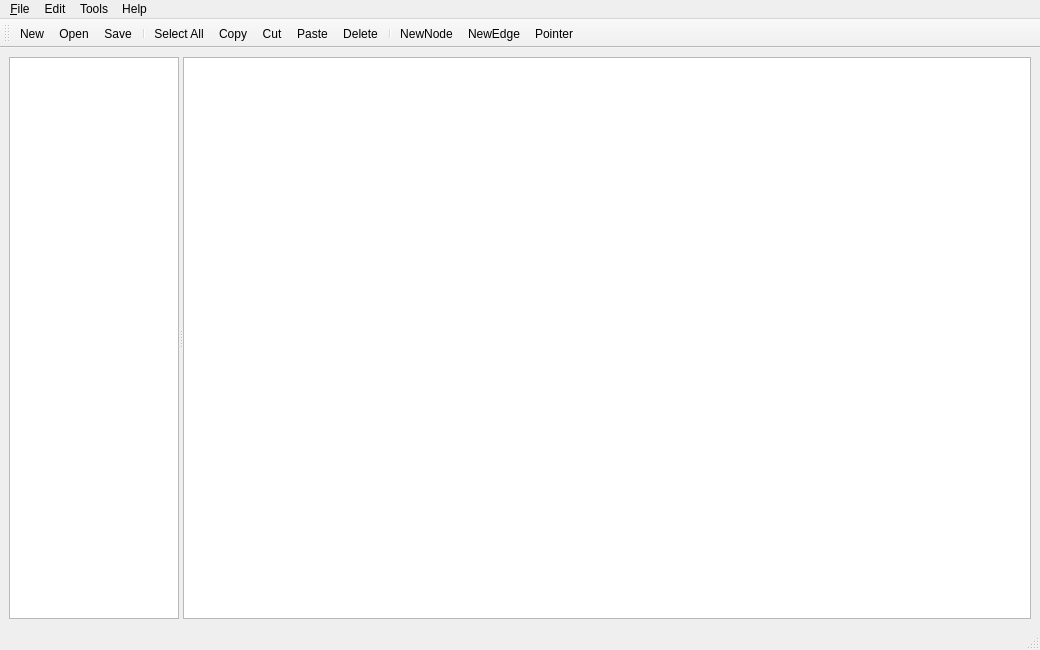
<?xml version="1.0" encoding="UTF-8"?>
<ui version="4.0">
 <class>MainWindow</class>
 <widget class="QMainWindow" name="MainWindow">
  <property name="geometry">
   <rect>
    <x>0</x>
    <y>0</y>
    <width>1040</width>
    <height>650</height>
   </rect>
  </property>
  <property name="windowTitle">
   <string>MainWindow</string>
  </property>
  <widget class="QWidget" name="centralwidget">
   <layout class="QHBoxLayout" name="horizontalLayout">
    <item>
     <widget class="QSplitter" name="splitter">
      <property name="sizePolicy">
       <sizepolicy hsizetype="Expanding" vsizetype="Preferred">
        <horstretch>1</horstretch>
        <verstretch>0</verstretch>
       </sizepolicy>
      </property>
      <property name="orientation">
       <enum>Qt::Orientation::Horizontal</enum>
      </property>
      <widget class="QListWidget" name="listWidget">
       <property name="sizePolicy">
        <sizepolicy hsizetype="Expanding" vsizetype="Expanding">
         <horstretch>1</horstretch>
         <verstretch>0</verstretch>
        </sizepolicy>
       </property>
       <property name="minimumSize">
        <size>
         <width>100</width>
         <height>0</height>
        </size>
       </property>
       <property name="baseSize">
        <size>
         <width>100</width>
         <height>0</height>
        </size>
       </property>
       <property name="focusPolicy">
        <enum>Qt::FocusPolicy::WheelFocus</enum>
       </property>
       <property name="alternatingRowColors">
        <bool>true</bool>
       </property>
       <property name="selectionMode">
        <enum>QAbstractItemView::SelectionMode::SingleSelection</enum>
       </property>
       <property name="isWrapping" stdset="0">
        <bool>true</bool>
       </property>
      </widget>
      <widget class="QGraphicsView" name="graphicsView">
       <property name="sizePolicy">
        <sizepolicy hsizetype="Expanding" vsizetype="Expanding">
         <horstretch>5</horstretch>
         <verstretch>0</verstretch>
        </sizepolicy>
       </property>
       <property name="minimumSize">
        <size>
         <width>400</width>
         <height>0</height>
        </size>
       </property>
      </widget>
     </widget>
    </item>
   </layout>
  </widget>
  <widget class="QMenuBar" name="menubar">
   <property name="geometry">
    <rect>
     <x>0</x>
     <y>0</y>
     <width>1040</width>
     <height>26</height>
    </rect>
   </property>
   <widget class="QMenu" name="menuFile">
    <property name="title">
     <string>&amp;File</string>
    </property>
    <addaction name="action_New"/>
    <addaction name="action_Open"/>
    <addaction name="actionSave"/>
    <addaction name="actionSave_As"/>
    <addaction name="actionClose"/>
    <addaction name="separator"/>
    <addaction name="actionPrint"/>
    <addaction name="actionExport"/>
   </widget>
   <widget class="QMenu" name="menuEdit">
    <property name="title">
     <string>Edit</string>
    </property>
    <addaction name="actionCopy"/>
    <addaction name="actionCut"/>
    <addaction name="actionPaste"/>
    <addaction name="separator"/>
    <addaction name="action_Delete"/>
    <addaction name="actionSelect_All"/>
    <addaction name="actionSelect_None"/>
    <addaction name="actionZoomIn"/>
    <addaction name="actionZoomOut"/>
    <addaction name="separator"/>
    <addaction name="actionNewNode"/>
    <addaction name="actionNewEdge"/>
   </widget>
   <widget class="QMenu" name="menuTools">
    <property name="title">
     <string>Tools</string>
    </property>
   </widget>
   <widget class="QMenu" name="menuHelp">
    <property name="title">
     <string>Help</string>
    </property>
    <addaction name="action_About"/>
    <addaction name="action_Credits"/>
   </widget>
   <addaction name="menuFile"/>
   <addaction name="menuEdit"/>
   <addaction name="menuTools"/>
   <addaction name="menuHelp"/>
  </widget>
  <widget class="QStatusBar" name="statusbar"/>
  <widget class="QToolBar" name="sys_toolBar">
   <property name="windowTitle">
    <string>toolBar</string>
   </property>
   <attribute name="toolBarArea">
    <enum>TopToolBarArea</enum>
   </attribute>
   <attribute name="toolBarBreak">
    <bool>false</bool>
   </attribute>
   <addaction name="action_New"/>
   <addaction name="action_Open"/>
   <addaction name="actionSave"/>
   <addaction name="separator"/>
   <addaction name="actionSelect_All"/>
   <addaction name="actionCopy"/>
   <addaction name="actionCut"/>
   <addaction name="actionPaste"/>
   <addaction name="action_Delete"/>
   <addaction name="separator"/>
   <addaction name="actionNewNode"/>
   <addaction name="actionNewEdge"/>
   <addaction name="actionPointer"/>
  </widget>
  <action name="action_New">
   <property name="icon">
    <iconset theme="QIcon::ThemeIcon::DocumentNew"/>
   </property>
   <property name="text">
    <string>&amp;New</string>
   </property>
   <property name="shortcut">
    <string>Ctrl+N</string>
   </property>
  </action>
  <action name="action_About">
   <property name="text">
    <string>&amp;About</string>
   </property>
  </action>
  <action name="action_Credits">
   <property name="text">
    <string>&amp;Credits</string>
   </property>
   <property name="menuRole">
    <enum>QAction::MenuRole::TextHeuristicRole</enum>
   </property>
  </action>
  <action name="actionSave">
   <property name="icon">
    <iconset theme="QIcon::ThemeIcon::DocumentSave"/>
   </property>
   <property name="text">
    <string>Save</string>
   </property>
   <property name="shortcut">
    <string>Ctrl+S</string>
   </property>
  </action>
  <action name="actionSave_As">
   <property name="text">
    <string>Save As</string>
   </property>
  </action>
  <action name="actionClose">
   <property name="text">
    <string>Close</string>
   </property>
  </action>
  <action name="actionPrint">
   <property name="text">
    <string>Print</string>
   </property>
   <property name="shortcut">
    <string>Ctrl+P</string>
   </property>
  </action>
  <action name="actionExport">
   <property name="text">
    <string>Export</string>
   </property>
  </action>
  <action name="actionCopy">
   <property name="icon">
    <iconset theme="QIcon::ThemeIcon::EditCopy"/>
   </property>
   <property name="text">
    <string>Copy</string>
   </property>
   <property name="shortcut">
    <string>Ctrl+C</string>
   </property>
  </action>
  <action name="actionCut">
   <property name="icon">
    <iconset theme="QIcon::ThemeIcon::EditCut"/>
   </property>
   <property name="text">
    <string>Cut</string>
   </property>
   <property name="shortcut">
    <string>Ctrl+X</string>
   </property>
  </action>
  <action name="actionPaste">
   <property name="icon">
    <iconset theme="QIcon::ThemeIcon::EditPaste"/>
   </property>
   <property name="text">
    <string>Paste</string>
   </property>
   <property name="shortcut">
    <string>Ctrl+V</string>
   </property>
  </action>
  <action name="action_Open">
   <property name="icon">
    <iconset theme="QIcon::ThemeIcon::DocumentOpen"/>
   </property>
   <property name="text">
    <string>&amp;Open</string>
   </property>
   <property name="shortcut">
    <string>Ctrl+O</string>
   </property>
  </action>
  <action name="action_Delete">
   <property name="icon">
    <iconset theme="QIcon::ThemeIcon::EditDelete"/>
   </property>
   <property name="text">
    <string>&amp;Delete</string>
   </property>
   <property name="shortcut">
    <string>Del</string>
   </property>
  </action>
  <action name="actionSelect_All">
   <property name="icon">
    <iconset theme="QIcon::ThemeIcon::EditSelectAll"/>
   </property>
   <property name="text">
    <string>Select All</string>
   </property>
   <property name="shortcut">
    <string>Ctrl+A</string>
   </property>
  </action>
  <action name="actionSelect_None">
   <property name="text">
    <string>Select None</string>
   </property>
   <property name="shortcut">
    <string>Ctrl+Shift+A</string>
   </property>
  </action>
  <action name="actionNewNode">
   <property name="icon">
    <iconset theme="QIcon::ThemeIcon::MediaRecord"/>
   </property>
   <property name="text">
    <string>NewNode</string>
   </property>
   <property name="toolTip">
    <string>Add a node</string>
   </property>
   <property name="shortcut">
    <string>N</string>
   </property>
   <property name="menuRole">
    <enum>QAction::MenuRole::NoRole</enum>
   </property>
  </action>
  <action name="actionZoomIn">
   <property name="text">
    <string>ZoomIn</string>
   </property>
  </action>
  <action name="actionZoomOut">
   <property name="text">
    <string>ZoomOut</string>
   </property>
  </action>
  <action name="actionNewEdge">
   <property name="icon">
    <iconset theme="QIcon::ThemeIcon::MediaPlaylistShuffle"/>
   </property>
   <property name="text">
    <string>NewEdge</string>
   </property>
   <property name="toolTip">
    <string>Add an Edge</string>
   </property>
   <property name="shortcut">
    <string>E</string>
   </property>
  </action>
  <action name="actionPointer">
   <property name="checkable">
    <bool>true</bool>
   </property>
   <property name="icon">
    <iconset>
     <normalon>icons/cursor.png</normalon>
    </iconset>
   </property>
   <property name="text">
    <string>Pointer</string>
   </property>
   <property name="toolTip">
    <string>Select</string>
   </property>
   <property name="shortcut">
    <string>Esc</string>
   </property>
   <property name="menuRole">
    <enum>QAction::MenuRole::NoRole</enum>
   </property>
  </action>
 </widget>
 <resources/>
 <connections/>
</ui>
